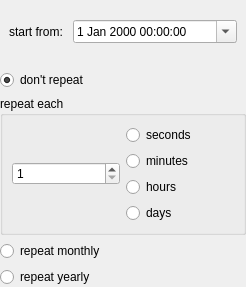
<?xml version="1.0" encoding="UTF-8"?>
<ui version="4.0">
 <class>TimerConfigEdit</class>
 <widget class="QWidget" name="TimerConfigEdit">
  <property name="geometry">
   <rect>
    <x>0</x>
    <y>0</y>
    <width>246</width>
    <height>287</height>
   </rect>
  </property>
  <property name="windowTitle">
   <string>Form</string>
  </property>
  <layout class="QVBoxLayout" name="verticalLayout_3">
   <property name="leftMargin">
    <number>0</number>
   </property>
   <property name="topMargin">
    <number>0</number>
   </property>
   <property name="rightMargin">
    <number>0</number>
   </property>
   <property name="bottomMargin">
    <number>0</number>
   </property>
   <item>
    <widget class="QWidget" name="widget" native="true">
     <layout class="QHBoxLayout" name="horizontalLayout_3" stretch="0,1">
      <item>
       <widget class="QLabel" name="label_2">
        <property name="text">
         <string>start from: </string>
        </property>
       </widget>
      </item>
      <item>
       <widget class="QDateTimeEdit" name="startTimeEdit">
        <property name="calendarPopup">
         <bool>true</bool>
        </property>
       </widget>
      </item>
     </layout>
    </widget>
   </item>
   <item>
    <widget class="QRadioButton" name="singleBtn">
     <property name="text">
      <string>don't repeat</string>
     </property>
     <property name="checked">
      <bool>true</bool>
     </property>
    </widget>
   </item>
   <item>
    <widget class="QGroupBox" name="groupBox">
     <property name="title">
      <string>repeat each</string>
     </property>
     <layout class="QHBoxLayout" name="horizontalLayout_4">
      <item>
       <widget class="QSpinBox" name="repeatIntervalEdit">
        <property name="minimum">
         <number>1</number>
        </property>
        <property name="maximum">
         <number>999999999</number>
        </property>
       </widget>
      </item>
      <item>
       <widget class="QWidget" name="widget_3" native="true">
        <layout class="QVBoxLayout" name="verticalLayout_2">
         <property name="leftMargin">
          <number>0</number>
         </property>
         <property name="topMargin">
          <number>0</number>
         </property>
         <property name="rightMargin">
          <number>0</number>
         </property>
         <property name="bottomMargin">
          <number>0</number>
         </property>
         <item>
          <widget class="QRadioButton" name="secBtn">
           <property name="text">
            <string>seconds</string>
           </property>
          </widget>
         </item>
         <item>
          <widget class="QRadioButton" name="minBtn">
           <property name="text">
            <string>minutes</string>
           </property>
          </widget>
         </item>
         <item>
          <widget class="QRadioButton" name="hourBtn">
           <property name="text">
            <string>hours</string>
           </property>
          </widget>
         </item>
         <item>
          <widget class="QRadioButton" name="daysBtn">
           <property name="text">
            <string>days</string>
           </property>
          </widget>
         </item>
        </layout>
       </widget>
      </item>
     </layout>
    </widget>
   </item>
   <item>
    <widget class="QRadioButton" name="monthBtn">
     <property name="text">
      <string>repeat monthly</string>
     </property>
    </widget>
   </item>
   <item>
    <widget class="QRadioButton" name="yearlyBtn">
     <property name="text">
      <string>repeat yearly</string>
     </property>
    </widget>
   </item>
  </layout>
 </widget>
 <resources/>
 <connections/>
</ui>
